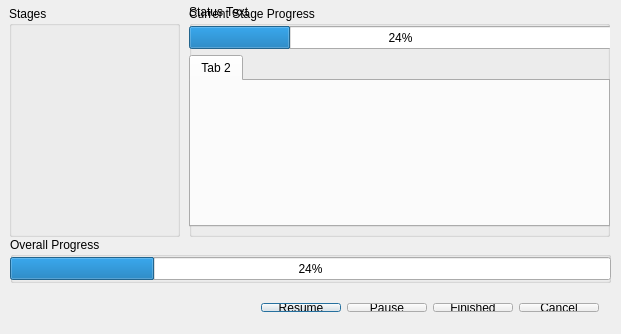
<ui version="4.0" >
 <class>ProgressDialogClass</class>
 <widget class="QDialog" name="ProgressDialogClass" >
  <property name="geometry" >
   <rect>
    <x>0</x>
    <y>0</y>
    <width>621</width>
    <height>334</height>
   </rect>
  </property>
  <property name="font" >
   <font>
    <family>Arial</family>
    <weight>50</weight>
    <italic>false</italic>
    <bold>false</bold>
   </font>
  </property>
  <property name="windowTitle" >
   <string>Progress Dialog</string>
  </property>
  <property name="styleSheet" >
   <string notr="true" >
</string>
  </property>
  <property name="modal" >
   <bool>true</bool>
  </property>
  <widget class="QGroupBox" name="groupBox" >
   <property name="geometry" >
    <rect>
     <x>10</x>
     <y>237</y>
     <width>601</width>
     <height>46</height>
    </rect>
   </property>
   <property name="title" >
    <string>Overall Progress</string>
   </property>
   <widget class="QProgressBar" name="OverallProgressBar" >
    <property name="geometry" >
     <rect>
      <x>0</x>
      <y>20</y>
      <width>601</width>
      <height>23</height>
     </rect>
    </property>
    <property name="value" >
     <number>24</number>
    </property>
    <property name="textDirection" >
     <enum>QProgressBar::BottomToTop</enum>
    </property>
   </widget>
  </widget>
  <widget class="QGroupBox" name="groupBox_2" >
   <property name="geometry" >
    <rect>
     <x>189</x>
     <y>6</y>
     <width>421</width>
     <height>231</height>
    </rect>
   </property>
   <property name="title" >
    <string>Current Stage Progress</string>
   </property>
   <widget class="QProgressBar" name="CurrentStageProgressBar" >
    <property name="geometry" >
     <rect>
      <x>0</x>
      <y>20</y>
      <width>423</width>
      <height>23</height>
     </rect>
    </property>
    <property name="value" >
     <number>24</number>
    </property>
   </widget>
   <widget class="QLabel" name="CurrentStageStatusText" >
    <property name="geometry" >
     <rect>
      <x>0</x>
      <y>-2</y>
      <width>423</width>
      <height>16</height>
     </rect>
    </property>
    <property name="text" >
     <string>Status Text</string>
    </property>
   </widget>
   <widget class="QTabWidget" name="DetailsTabWidget" >
    <property name="geometry" >
     <rect>
      <x>0</x>
      <y>49</y>
      <width>421</width>
      <height>172</height>
     </rect>
    </property>
    <widget class="QWidget" name="tab_2" >
     <attribute name="title" >
      <string>Tab 2</string>
     </attribute>
    </widget>
   </widget>
  </widget>
  <widget class="QGroupBox" name="groupBox_3" >
   <property name="geometry" >
    <rect>
     <x>9</x>
     <y>6</y>
     <width>171</width>
     <height>231</height>
    </rect>
   </property>
   <property name="title" >
    <string>Stages</string>
   </property>
   <widget class="QWidget" native="1" name="StagesWidget" >
    <property name="geometry" >
     <rect>
      <x>5</x>
      <y>21</y>
      <width>156</width>
      <height>200</height>
     </rect>
    </property>
   </widget>
  </widget>
  <widget class="QWidget" name="horizontalLayout" >
   <property name="geometry" >
    <rect>
     <x>9</x>
     <y>292</y>
     <width>601</width>
     <height>31</height>
    </rect>
   </property>
   <layout class="QHBoxLayout" >
    <item>
     <spacer>
      <property name="orientation" >
       <enum>Qt::Horizontal</enum>
      </property>
      <property name="sizeHint" stdset="0" >
       <size>
        <width>40</width>
        <height>20</height>
       </size>
      </property>
     </spacer>
    </item>
    <item>
     <widget class="QPushButton" name="ResumeButton" >
      <property name="text" >
       <string>Resume</string>
      </property>
     </widget>
    </item>
    <item>
     <widget class="QPushButton" name="PauseButton" >
      <property name="text" >
       <string>Pause</string>
      </property>
     </widget>
    </item>
    <item>
     <widget class="QPushButton" name="CloseButton" >
      <property name="text" >
       <string>Finished</string>
      </property>
     </widget>
    </item>
    <item>
     <widget class="QPushButton" name="CancelButton" >
      <property name="text" >
       <string>Cancel</string>
      </property>
     </widget>
    </item>
   </layout>
  </widget>
 </widget>
 <layoutdefault spacing="6" margin="11" />
 <resources/>
 <connections>
  <connection>
   <sender>CloseButton</sender>
   <signal>clicked()</signal>
   <receiver>ProgressDialogClass</receiver>
   <slot>hide()</slot>
   <hints>
    <hint type="sourcelabel" >
     <x>414</x>
     <y>334</y>
    </hint>
    <hint type="destinationlabel" >
     <x>393</x>
     <y>358</y>
    </hint>
   </hints>
  </connection>
 </connections>
</ui>
